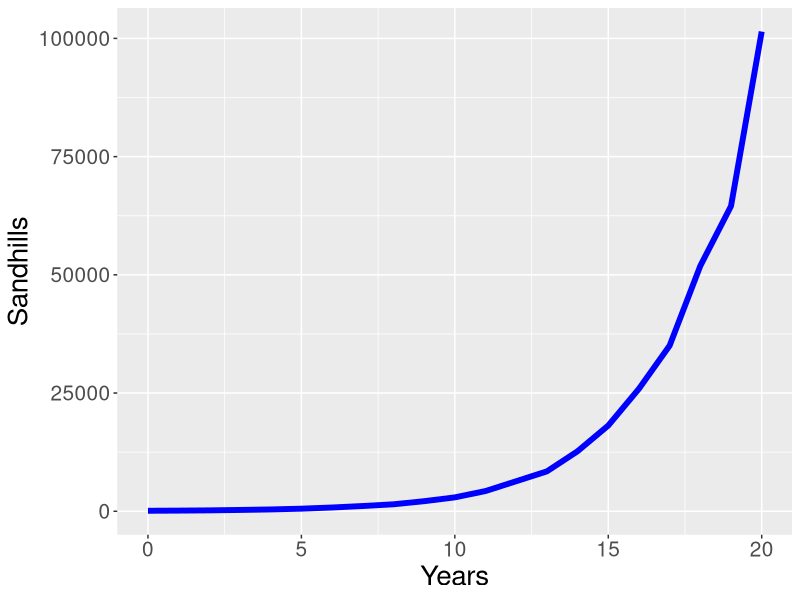

Write R code to recreate this figure.
### Author: JMZ, modified from Logan and Wolesesnky "Mathematical Methods in Biology"
### Purpose: Create a sandhill crane model of discrete dynamics x(t+1)=r*x(t), as detailed on page 311
### r = 1+b-d, where b is the birth rate, d is the death rate.
### b and d are drawn from normally distributed random variables.

### Changeable parameters
s0 = 100;  ### Initial population of sandhill cranes

### Fixed parameters
numberYears=20;		### Number of years we run our simulation
years = 0:numberYears
nSimulations = 1

### Set up vector of results
sandhills=array(0,dim=c(length(years),nSimulations));
sandhills[1]=s0;  # Set the first index equal to the initial amount

### Loop through the each years, varying the birth and death rate
for (i in 2:length(years)) {
  b=rnorm(1,mean=0.5,sd=0.03) ### Birth rate is a random variable of mean 0.5, st dev 0.03.
  d=rnorm(1,mean=0.1,sd=0.08)  ### Death rate is a random variable of mean 0.1, st dev 0.08.
  
  r = 1+b-d;  # The net growth rate
sandhills[i]=r*sandhills[i-1];	### Update current year from last years population x[t]=r*x[t]

}

#### Make a plot of the solution
# Plot your results
library(ggplot2)


dataValues=data.frame(years=years,sandhills=sandhills)
sandhillPlot=ggplot(dataValues, aes(x=years, y=sandhills)) + geom_line(size=2,color='blue') +
  theme(plot.title = element_text(size=20),
        axis.title.x=element_text(size=20),
        axis.text.x=element_text(size=15),
        axis.text.y=element_text(size=15),
        axis.title.y=element_text(size=20)) +
  labs(x = "Years",y = "Sandhills")

print(sandhillPlot)

